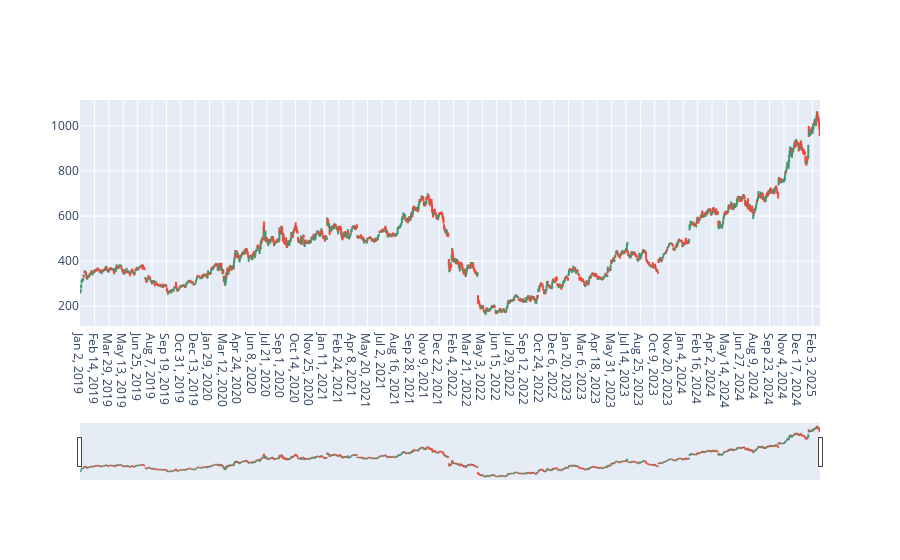

The notebook cell this image was saved under:
### Code cell
stocks = "Netflix Inc. (NFLX) Stock Price 2002-2025.csv"
IMDB = "Netflix TV Shows and Movies.csv"

netflixStock = kagglehub.load_dataset(
  KaggleDatasetAdapter.PANDAS,
  "samithsachidanandan/netflix-stock-price-2002-2025",
  stocks,
)

netflixStock["Datetimes"] = [datetime.strptime(date_str, '%b %d, %Y') for date_str in netflixStock["Date"]]
netflixStock = netflixStock[netflixStock["Datetimes"] >  datetime(2019, 1, 1)]
netflixStock = netflixStock.sort_values(by="Datetimes")
netflixStock.to_csv("Netflix_Stock.csv", index=False)
fig = go.Figure(data=go.Ohlc(x=netflixStock['Date'],
                    open=netflixStock['Open '],
                    high=netflixStock['High'],
                    low=netflixStock['Low'],
                    close=netflixStock['Close']))
fig.show()
netflixStock.to_csv("Netflix_Stock.csv", index=False)

### Figure 1 — Plotly figure (JSON) as saved in the notebook; plotly's stock layout.template omitted (floating-point values rounded to 4 significant figures; data arrays with more than 128 entries replaced by an {"elided": "..."} marker saying what was removed)
{"data": [{"close": {"elided": "1546 str values"}, "high": {"elided": "1546 str values"}, "low": {"elided": "1546 str values"}, "open": {"elided": "1546 str values"}, "type": "ohlc", "x": {"elided": "1546 str values"}}], "layout": {}}
